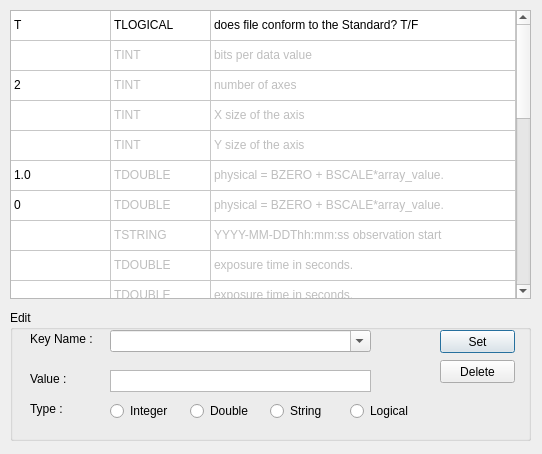
<?xml version="1.0" encoding="UTF-8"?>
<ui version="4.0">
 <class>FitHeader</class>
 <widget class="QDialog" name="FitHeader">
  <property name="geometry">
   <rect>
    <x>0</x>
    <y>0</y>
    <width>542</width>
    <height>454</height>
   </rect>
  </property>
  <property name="windowTitle">
   <string>Fit Header</string>
  </property>
  <property name="windowIcon">
   <iconset resource="../res.qrc">
    <normaloff>:/image/EZCAP_Icon.ico</normaloff>:/image/EZCAP_Icon.ico</iconset>
  </property>
  <widget class="QTableWidget" name="tableWidget_fitHeader">
   <property name="geometry">
    <rect>
     <x>10</x>
     <y>10</y>
     <width>521</width>
     <height>289</height>
    </rect>
   </property>
   <property name="font">
    <font>
     <family>Tahoma</family>
    </font>
   </property>
   <property name="focusPolicy">
    <enum>Qt::NoFocus</enum>
   </property>
   <property name="editTriggers">
    <set>QAbstractItemView::NoEditTriggers</set>
   </property>
   <property name="alternatingRowColors">
    <bool>false</bool>
   </property>
   <property name="selectionMode">
    <enum>QAbstractItemView::SingleSelection</enum>
   </property>
   <property name="selectionBehavior">
    <enum>QAbstractItemView::SelectRows</enum>
   </property>
   <property name="rowCount">
    <number>25</number>
   </property>
   <property name="columnCount">
    <number>3</number>
   </property>
   <attribute name="horizontalHeaderVisible">
    <bool>false</bool>
   </attribute>
   <attribute name="horizontalHeaderHighlightSections">
    <bool>false</bool>
   </attribute>
   <attribute name="horizontalHeaderStretchLastSection">
    <bool>true</bool>
   </attribute>
   <attribute name="verticalHeaderVisible">
    <bool>false</bool>
   </attribute>
   <attribute name="verticalHeaderHighlightSections">
    <bool>true</bool>
   </attribute>
   <row>
    <property name="text">
     <string>SIMPLE</string>
    </property>
   </row>
   <row>
    <property name="text">
     <string>BITPIX</string>
    </property>
   </row>
   <row>
    <property name="text">
     <string>NAXIS</string>
    </property>
   </row>
   <row>
    <property name="text">
     <string>NAXIS1</string>
    </property>
   </row>
   <row>
    <property name="text">
     <string>NAXIS2</string>
    </property>
   </row>
   <row>
    <property name="text">
     <string>BSCALE</string>
    </property>
   </row>
   <row>
    <property name="text">
     <string>BZERO</string>
    </property>
   </row>
   <row>
    <property name="text">
     <string>DATE-OBS</string>
    </property>
   </row>
   <row>
    <property name="text">
     <string>EXPTIME</string>
    </property>
   </row>
   <row>
    <property name="text">
     <string>EXPOSURE</string>
    </property>
   </row>
   <row>
    <property name="text">
     <string>GAIN</string>
    </property>
   </row>
   <row>
    <property name="text">
     <string>OFFSET</string>
    </property>
   </row>
   <row>
    <property name="text">
     <string>SET-TEMP</string>
    </property>
   </row>
   <row>
    <property name="text">
     <string>CCD-TEMP</string>
    </property>
   </row>
   <row>
    <property name="text">
     <string>XPIXSZ</string>
    </property>
   </row>
   <row>
    <property name="text">
     <string>YPIXSZ</string>
    </property>
   </row>
   <row>
    <property name="text">
     <string>XBINNING</string>
    </property>
   </row>
   <row>
    <property name="text">
     <string>YBINNING</string>
    </property>
   </row>
   <row>
    <property name="text">
     <string>OBJECT</string>
    </property>
   </row>
   <row>
    <property name="text">
     <string>TELESCOP</string>
    </property>
   </row>
   <row>
    <property name="text">
     <string>OBSERVER</string>
    </property>
   </row>
   <row>
    <property name="text">
     <string>AUTHOR</string>
    </property>
   </row>
   <row>
    <property name="text">
     <string>CAMERA</string>
    </property>
   </row>
   <row>
    <property name="text">
     <string>SWCREATE</string>
    </property>
   </row>
   <row>
    <property name="text">
     <string>INSTRUME</string>
    </property>
   </row>
   <column>
    <property name="text">
     <string>Value</string>
    </property>
   </column>
   <column>
    <property name="text">
     <string>DataType</string>
    </property>
   </column>
   <column>
    <property name="text">
     <string>Description</string>
    </property>
   </column>
   <item row="0" column="0">
    <property name="text">
     <string>T</string>
    </property>
   </item>
   <item row="0" column="1">
    <property name="text">
     <string>TLOGICAL</string>
    </property>
   </item>
   <item row="0" column="2">
    <property name="text">
     <string>does file conform to the Standard? T/F</string>
    </property>
   </item>
   <item row="1" column="1">
    <property name="text">
     <string>TINT</string>
    </property>
    <property name="flags">
     <set>ItemIsSelectable|ItemIsDragEnabled|ItemIsUserCheckable</set>
    </property>
   </item>
   <item row="1" column="2">
    <property name="text">
     <string>bits per data value</string>
    </property>
    <property name="flags">
     <set>ItemIsSelectable|ItemIsDragEnabled|ItemIsUserCheckable</set>
    </property>
   </item>
   <item row="2" column="0">
    <property name="text">
     <string>2</string>
    </property>
   </item>
   <item row="2" column="1">
    <property name="text">
     <string>TINT</string>
    </property>
    <property name="flags">
     <set>ItemIsSelectable|ItemIsDragEnabled|ItemIsUserCheckable</set>
    </property>
   </item>
   <item row="2" column="2">
    <property name="text">
     <string>number of axes</string>
    </property>
    <property name="flags">
     <set>ItemIsSelectable|ItemIsDragEnabled|ItemIsUserCheckable</set>
    </property>
   </item>
   <item row="3" column="1">
    <property name="text">
     <string>TINT</string>
    </property>
    <property name="flags">
     <set>ItemIsSelectable|ItemIsDragEnabled|ItemIsUserCheckable</set>
    </property>
   </item>
   <item row="3" column="2">
    <property name="text">
     <string>X size of the axis</string>
    </property>
    <property name="flags">
     <set>ItemIsSelectable|ItemIsDragEnabled|ItemIsUserCheckable</set>
    </property>
   </item>
   <item row="4" column="1">
    <property name="text">
     <string>TINT</string>
    </property>
    <property name="flags">
     <set>ItemIsSelectable|ItemIsDragEnabled|ItemIsUserCheckable</set>
    </property>
   </item>
   <item row="4" column="2">
    <property name="text">
     <string>Y size of the axis</string>
    </property>
    <property name="flags">
     <set>ItemIsSelectable|ItemIsDragEnabled|ItemIsUserCheckable</set>
    </property>
   </item>
   <item row="5" column="0">
    <property name="text">
     <string>1.0</string>
    </property>
   </item>
   <item row="5" column="1">
    <property name="text">
     <string>TDOUBLE</string>
    </property>
    <property name="flags">
     <set>ItemIsSelectable|ItemIsDragEnabled|ItemIsUserCheckable</set>
    </property>
   </item>
   <item row="5" column="2">
    <property name="text">
     <string>physical = BZERO + BSCALE*array_value.</string>
    </property>
    <property name="flags">
     <set>ItemIsSelectable|ItemIsDragEnabled|ItemIsUserCheckable</set>
    </property>
   </item>
   <item row="6" column="0">
    <property name="text">
     <string>0</string>
    </property>
   </item>
   <item row="6" column="1">
    <property name="text">
     <string>TDOUBLE</string>
    </property>
    <property name="flags">
     <set>ItemIsSelectable|ItemIsDragEnabled|ItemIsUserCheckable</set>
    </property>
   </item>
   <item row="6" column="2">
    <property name="text">
     <string>physical = BZERO + BSCALE*array_value.</string>
    </property>
    <property name="flags">
     <set>ItemIsSelectable|ItemIsDragEnabled|ItemIsUserCheckable</set>
    </property>
   </item>
   <item row="7" column="1">
    <property name="text">
     <string>TSTRING</string>
    </property>
    <property name="flags">
     <set>ItemIsSelectable|ItemIsDragEnabled|ItemIsUserCheckable</set>
    </property>
   </item>
   <item row="7" column="2">
    <property name="text">
     <string>YYYY-MM-DDThh:mm:ss observation start</string>
    </property>
    <property name="flags">
     <set>ItemIsSelectable|ItemIsDragEnabled|ItemIsUserCheckable</set>
    </property>
   </item>
   <item row="8" column="1">
    <property name="text">
     <string>TDOUBLE</string>
    </property>
    <property name="flags">
     <set>ItemIsSelectable|ItemIsDragEnabled|ItemIsUserCheckable</set>
    </property>
   </item>
   <item row="8" column="2">
    <property name="text">
     <string>exposure time in seconds.</string>
    </property>
    <property name="flags">
     <set>ItemIsSelectable|ItemIsDragEnabled|ItemIsUserCheckable</set>
    </property>
   </item>
   <item row="9" column="1">
    <property name="text">
     <string>TDOUBLE</string>
    </property>
    <property name="flags">
     <set>ItemIsSelectable|ItemIsDragEnabled|ItemIsUserCheckable</set>
    </property>
   </item>
   <item row="9" column="2">
    <property name="text">
     <string>exposure time in seconds.</string>
    </property>
    <property name="flags">
     <set>ItemIsSelectable|ItemIsDragEnabled|ItemIsUserCheckable</set>
    </property>
   </item>
   <item row="10" column="1">
    <property name="text">
     <string>TINT</string>
    </property>
    <property name="flags">
     <set>ItemIsSelectable|ItemIsDragEnabled|ItemIsUserCheckable</set>
    </property>
   </item>
   <item row="10" column="2">
    <property name="text">
     <string>Amplifier gain</string>
    </property>
    <property name="flags">
     <set>ItemIsSelectable|ItemIsDragEnabled|ItemIsUserCheckable</set>
    </property>
   </item>
   <item row="11" column="1">
    <property name="text">
     <string>TINT</string>
    </property>
   </item>
   <item row="11" column="2">
    <property name="text">
     <string>Analog Offset.</string>
    </property>
   </item>
   <item row="12" column="1">
    <property name="text">
     <string>TDOUBLE</string>
    </property>
    <property name="flags">
     <set>ItemIsSelectable|ItemIsDragEnabled|ItemIsUserCheckable</set>
    </property>
   </item>
   <item row="12" column="2">
    <property name="text">
     <string>CCD temperature setpoint in C</string>
    </property>
    <property name="flags">
     <set>ItemIsSelectable|ItemIsDragEnabled|ItemIsUserCheckable</set>
    </property>
   </item>
   <item row="13" column="1">
    <property name="text">
     <string>TDOUBLE</string>
    </property>
    <property name="flags">
     <set>ItemIsSelectable|ItemIsDragEnabled|ItemIsUserCheckable</set>
    </property>
   </item>
   <item row="13" column="2">
    <property name="text">
     <string>CCD temperature at start of exposure in C</string>
    </property>
    <property name="flags">
     <set>ItemIsSelectable|ItemIsDragEnabled|ItemIsUserCheckable</set>
    </property>
   </item>
   <item row="14" column="1">
    <property name="text">
     <string>TDOUBLE</string>
    </property>
    <property name="flags">
     <set>ItemIsSelectable|ItemIsDragEnabled|ItemIsUserCheckable</set>
    </property>
   </item>
   <item row="14" column="2">
    <property name="text">
     <string>Pixel Width in microns</string>
    </property>
    <property name="flags">
     <set>ItemIsSelectable|ItemIsDragEnabled|ItemIsUserCheckable</set>
    </property>
   </item>
   <item row="15" column="1">
    <property name="text">
     <string>TDOUBLE</string>
    </property>
    <property name="flags">
     <set>ItemIsSelectable|ItemIsDragEnabled|ItemIsUserCheckable</set>
    </property>
   </item>
   <item row="15" column="2">
    <property name="text">
     <string>Pixel Height in microns</string>
    </property>
    <property name="flags">
     <set>ItemIsSelectable|ItemIsDragEnabled|ItemIsUserCheckable</set>
    </property>
   </item>
   <item row="16" column="1">
    <property name="text">
     <string>TINT</string>
    </property>
    <property name="flags">
     <set>ItemIsSelectable|ItemIsDragEnabled|ItemIsUserCheckable</set>
    </property>
   </item>
   <item row="16" column="2">
    <property name="text">
     <string>Binning factor in width</string>
    </property>
    <property name="flags">
     <set>ItemIsSelectable|ItemIsDragEnabled|ItemIsUserCheckable</set>
    </property>
   </item>
   <item row="17" column="1">
    <property name="text">
     <string>TINT</string>
    </property>
    <property name="flags">
     <set>ItemIsSelectable|ItemIsDragEnabled|ItemIsUserCheckable</set>
    </property>
   </item>
   <item row="17" column="2">
    <property name="text">
     <string>Binning factor in height</string>
    </property>
    <property name="flags">
     <set>ItemIsSelectable|ItemIsDragEnabled|ItemIsUserCheckable</set>
    </property>
   </item>
   <item row="18" column="1">
    <property name="text">
     <string>TSTRING</string>
    </property>
    <property name="flags">
     <set>ItemIsSelectable|ItemIsDragEnabled|ItemIsUserCheckable</set>
    </property>
   </item>
   <item row="18" column="2">
    <property name="text">
     <string>name of observed object</string>
    </property>
    <property name="flags">
     <set>ItemIsSelectable|ItemIsDragEnabled|ItemIsUserCheckable</set>
    </property>
   </item>
   <item row="19" column="0">
    <property name="text">
     <string/>
    </property>
   </item>
   <item row="19" column="1">
    <property name="text">
     <string>TSTRING</string>
    </property>
    <property name="flags">
     <set>ItemIsSelectable|ItemIsDragEnabled|ItemIsUserCheckable</set>
    </property>
   </item>
   <item row="19" column="2">
    <property name="text">
     <string>name of telescope</string>
    </property>
    <property name="flags">
     <set>ItemIsSelectable|ItemIsDragEnabled|ItemIsUserCheckable</set>
    </property>
   </item>
   <item row="20" column="1">
    <property name="text">
     <string>TSTRING</string>
    </property>
    <property name="flags">
     <set>ItemIsSelectable|ItemIsDragEnabled|ItemIsUserCheckable</set>
    </property>
   </item>
   <item row="20" column="2">
    <property name="text">
     <string>observer who acquired the data</string>
    </property>
    <property name="flags">
     <set>ItemIsSelectable|ItemIsDragEnabled|ItemIsUserCheckable</set>
    </property>
   </item>
   <item row="21" column="1">
    <property name="text">
     <string>TSTRING</string>
    </property>
   </item>
   <item row="21" column="2">
    <property name="text">
     <string>author of the data</string>
    </property>
   </item>
   <item row="22" column="0">
    <property name="text">
     <string/>
    </property>
   </item>
   <item row="22" column="1">
    <property name="text">
     <string>TSTRING</string>
    </property>
    <property name="flags">
     <set>ItemIsSelectable|ItemIsDragEnabled|ItemIsUserCheckable</set>
    </property>
   </item>
   <item row="22" column="2">
    <property name="text">
     <string>Camera name.</string>
    </property>
    <property name="flags">
     <set>ItemIsSelectable|ItemIsDragEnabled|ItemIsUserCheckable</set>
    </property>
   </item>
   <item row="23" column="0">
    <property name="text">
     <string>EZCAP_Qt</string>
    </property>
   </item>
   <item row="23" column="1">
    <property name="text">
     <string>TSTRING</string>
    </property>
    <property name="flags">
     <set>ItemIsSelectable|ItemIsDragEnabled|ItemIsUserCheckable</set>
    </property>
   </item>
   <item row="23" column="2">
    <property name="text">
     <string>Name of software that created the image</string>
    </property>
    <property name="flags">
     <set>ItemIsSelectable|ItemIsDragEnabled|ItemIsUserCheckable</set>
    </property>
   </item>
   <item row="24" column="0">
    <property name="text">
     <string>QHYCCD</string>
    </property>
   </item>
   <item row="24" column="1">
    <property name="text">
     <string>TSTRING</string>
    </property>
    <property name="flags">
     <set>ItemIsSelectable|ItemIsDragEnabled|ItemIsUserCheckable</set>
    </property>
   </item>
   <item row="24" column="2">
    <property name="text">
     <string>name of instrument</string>
    </property>
    <property name="flags">
     <set>ItemIsSelectable|ItemIsDragEnabled|ItemIsUserCheckable</set>
    </property>
   </item>
  </widget>
  <widget class="QGroupBox" name="gBox_key_fitHeader">
   <property name="enabled">
    <bool>true</bool>
   </property>
   <property name="geometry">
    <rect>
     <x>10</x>
     <y>310</y>
     <width>521</width>
     <height>131</height>
    </rect>
   </property>
   <property name="font">
    <font>
     <family>Tahoma</family>
    </font>
   </property>
   <property name="title">
    <string>Edit</string>
   </property>
   <widget class="QPushButton" name="pBtn_set_fitHeader">
    <property name="geometry">
     <rect>
      <x>430</x>
      <y>20</y>
      <width>75</width>
      <height>23</height>
     </rect>
    </property>
    <property name="text">
     <string>Set</string>
    </property>
   </widget>
   <widget class="QPushButton" name="pBtn_delete_fitHeader">
    <property name="geometry">
     <rect>
      <x>430</x>
      <y>50</y>
      <width>75</width>
      <height>23</height>
     </rect>
    </property>
    <property name="text">
     <string>Delete</string>
    </property>
   </widget>
   <widget class="QLabel" name="label_keyName_fitHeader">
    <property name="geometry">
     <rect>
      <x>20</x>
      <y>20</y>
      <width>75</width>
      <height>18</height>
     </rect>
    </property>
    <property name="text">
     <string>Key Name :</string>
    </property>
   </widget>
   <widget class="QLabel" name="label_value_fitHeader">
    <property name="geometry">
     <rect>
      <x>20</x>
      <y>60</y>
      <width>75</width>
      <height>18</height>
     </rect>
    </property>
    <property name="text">
     <string>Value :</string>
    </property>
   </widget>
   <widget class="QLabel" name="label_Type_fitHeader">
    <property name="geometry">
     <rect>
      <x>20</x>
      <y>90</y>
      <width>75</width>
      <height>18</height>
     </rect>
    </property>
    <property name="text">
     <string>Type :</string>
    </property>
   </widget>
   <widget class="QComboBox" name="keyName_fitHeader">
    <property name="geometry">
     <rect>
      <x>100</x>
      <y>20</y>
      <width>261</width>
      <height>22</height>
     </rect>
    </property>
    <property name="mouseTracking">
     <bool>false</bool>
    </property>
    <property name="editable">
     <bool>true</bool>
    </property>
   </widget>
   <widget class="QTextEdit" name="value_fitHeader">
    <property name="geometry">
     <rect>
      <x>100</x>
      <y>60</y>
      <width>261</width>
      <height>22</height>
     </rect>
    </property>
    <property name="verticalScrollBarPolicy">
     <enum>Qt::ScrollBarAlwaysOff</enum>
    </property>
    <property name="horizontalScrollBarPolicy">
     <enum>Qt::ScrollBarAlwaysOff</enum>
    </property>
   </widget>
   <widget class="QRadioButton" name="rBtn_integer_fitHeader">
    <property name="geometry">
     <rect>
      <x>100</x>
      <y>90</y>
      <width>71</width>
      <height>22</height>
     </rect>
    </property>
    <property name="text">
     <string>Integer</string>
    </property>
   </widget>
   <widget class="QRadioButton" name="rBtn_double_fitHeader">
    <property name="geometry">
     <rect>
      <x>180</x>
      <y>90</y>
      <width>71</width>
      <height>22</height>
     </rect>
    </property>
    <property name="text">
     <string>Double</string>
    </property>
   </widget>
   <widget class="QRadioButton" name="rBtn_string_fitHeader">
    <property name="geometry">
     <rect>
      <x>260</x>
      <y>90</y>
      <width>71</width>
      <height>22</height>
     </rect>
    </property>
    <property name="text">
     <string>String</string>
    </property>
   </widget>
   <widget class="QRadioButton" name="rBtn_logical_fitHeader">
    <property name="geometry">
     <rect>
      <x>340</x>
      <y>90</y>
      <width>71</width>
      <height>22</height>
     </rect>
    </property>
    <property name="text">
     <string>Logical</string>
    </property>
   </widget>
  </widget>
 </widget>
 <resources>
  <include location="../res.qrc"/>
 </resources>
 <connections/>
</ui>
